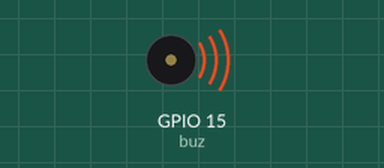
Simulated run of this sketch. Board: ESP32. Shown: buzzer (waves = sounding).

Above: at 0.2 s.
At 1.7 s:
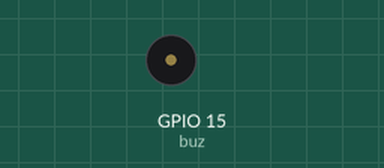
Timing chart, 0 to 5.2 s (numbered marks = the images above):
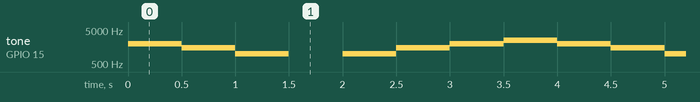

The sketch:

Buzzer.ino
```cpp
int buz = 15 ;

void setup()
{
  pinMode(buz,OUTPUT);
}

void loop()
{
  tone(buz, 2000);
  delay(500);
  tone(buz, 1500);
  delay(500);
  tone(buz, 1000); //buzzer ON & frekuensi
  delay(500);
  noTone(buz); //buzzer off & not sound
  delay(500);
  tone(buz, 1000);
  delay(500);
  tone(buz, 1500);
  delay(500);
  tone(buz, 2000);
  delay(500);
  tone(buz, 2500);
  delay(500);
}
```

Measured:
- by itself, tone on GPIO 15 (buz): repeats every 4.0 s: 1500 Hz 0.50 s, 1000 Hz 0.50 s, silent 0.50 s, 1000 Hz 0.50 s, 1500 Hz 0.50 s, 2000 Hz 0.50 s, 2500 Hz 0.50 s, 2000 Hz 0.50 s
